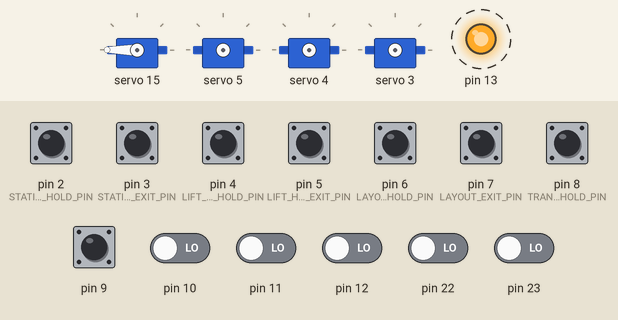
This sketch was run on a simulated Arduino Uno, built with avr-gcc and run on an emulated ATmega328P. Parts: 4 × servo, output pins drawn as LEDs (lit = HIGH). Dashed ring = blinking. The test bench sets the inputs (shaded band); at power-on: pin 2 (STATION_HOLD_PIN), pin 3 (STATION_EXIT_PIN), pin 4 (LIFT_HILL_HOLD_PIN), pin 5 (LIFT_HILL_EXIT_PIN), pin 6 (LAYOUT_HOLD_PIN), pin 7 (LAYOUT_EXIT_PIN), pin 8 (TRANSFER_TRACK_HOLD_PIN), pin 9 HIGH, pin 10–12, pin 22, pin 23 LOW. What the sketch prints to the serial monitor is not drawn.

Above: at 0.24 s.
At 4.9 s:
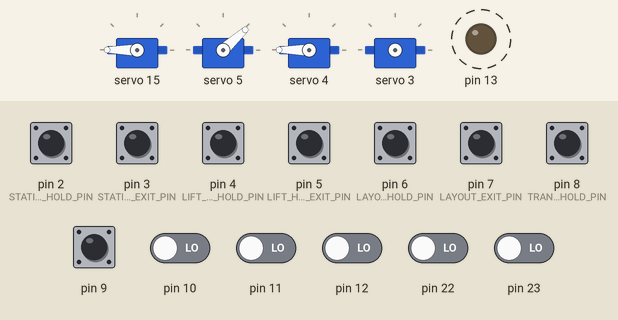
5.0 s: pin 3 (STATION_EXIT_PIN) pulled LOW for 0.15 s
Timing chart, 0 to 14.5 s (numbered marks = the images above; inputs shaded):
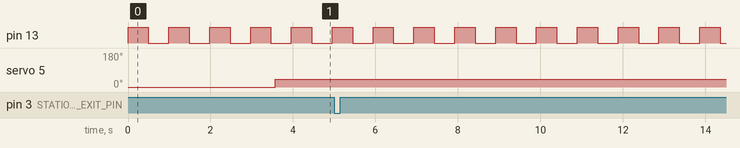

The sketch:

main.ino
```cpp
/*
 *******************************************************************************
 * @file main.ino
 * @author Michael Thompson (mthompsonkp11@gmail.com)
 * @date 13 October 2023
 *
 * @brief This file outlines the main loop for the bZones project.
 * @details bZones is a block zones project for model roller coasters designed
 * to run on an Richard Barry's version of free rtos running on an arduino uno.
 * @note Requires 'FreeRtos' by Richard Barry v 10.5.1
 *       Requires 'Adafruit PWM Servo Driver Libary' by Adafruit v 3.0.1
 *******************************************************************************
 */

#include <Arduino_FreeRTOS.h>
#include <Adafruit_PWMServoDriver.h>
#include "interfaces/IPinEvent.hpp"
#include "interfaces/ITask.hpp"
#include "blink.hpp"
#include "bZoneLayout.hpp"
#include "bZoneLiftHill.hpp"
#include "bZoneStation.hpp"
#include "bZoneTransferTrack.hpp"
#include "Constants.hpp"
#include "halReaderTask.hpp"

#define configMINIMAL_STACK_SIZE    ((unsigned short)32)
#define configMAX_PRIORITIES 10

namespace CONSTANTS = bzones::constants;

static bzones::tasks::Blink g_blinkTask;
static bzones::tasks::bZoneLayout g_bZoneLayout;
static bzones::tasks::bZoneLiftHill g_bZoneLiftHill;
static bzones::tasks::bZoneStation g_bZoneStation;
static bzones::tasks::bZoneTransferTrack g_bZoneTransferTrack;
static bzones::tasks::HalReaderTask g_halReaderTask;
static Adafruit_PWMServoDriver g_motorDriver;

static bzones::interfaces::IPinEvent* g_pinEventNotifiers[CONSTANTS::PIN_EVENT_NOTIFIERS_SIZE];

/**
 * @brief The interrupt triggered on pins 8-13.
 * @pre
 * @post
 * @return This function performs an operation and does not return a value.
 * @details
 */
void portBChangeInterrupt(
    void);

/**
 * @brief The interrupt triggered on pins 0-7.
 * @pre
 * @post
 * @return This function performs an operation and does not return a value.
 * @details
 */
void portDChangeInpterrupt(
    void);

/**
 * @brief Generically launches a task.
 * @pre
 * @post
 * @return This function performs an operation and does not return a value.
 * @details
 */
static void taskLauncher(
    void* _param);

void setup(
    void)
{
    Serial.begin(9600);
    while(!Serial);

    pinMode(13, OUTPUT);

    for(uint8_t i = 0; i < 10; i++)
    {
        pinMode(i, INPUT_PULLUP);
    }

    g_motorDriver.begin();
    g_motorDriver.setOscillatorFrequency(25000000);
    g_motorDriver.setPWMFreq(50);

    Serial.println("Starting...");

    g_blinkTask.init();
    xTaskCreate(
        taskLauncher,
        nullptr,
        CONSTANTS::BLINK_TASK_STACK_SIZE,
        &g_blinkTask,
        CONSTANTS::Priority::BLINK,
        nullptr);

    g_bZoneLiftHill.init(
        CONSTANTS::STATION_EXIT_PIN,
        CONSTANTS::LIFT_HILL_HOLD_PIN,
        CONSTANTS::LIFT_HILL_EXIT_PIN,
        &g_bZoneLayout,
        &g_motorDriver);
    xTaskCreate(
        taskLauncher,
        nullptr,
        CONSTANTS::LIFT_HILL_READER_TASK_STACK_SIZE,
        &g_bZoneLiftHill,
        CONSTANTS::Priority::LIFT_HILL,
        nullptr);
    g_pinEventNotifiers[0] = &g_bZoneLiftHill;

    g_bZoneLayout.init(
        CONSTANTS::LIFT_HILL_EXIT_PIN,
        CONSTANTS::LAYOUT_HOLD_PIN,
        CONSTANTS::LAYOUT_EXIT_PIN,
        &g_bZoneTransferTrack,
        &g_motorDriver);
    xTaskCreate(
        taskLauncher,
        nullptr,
        CONSTANTS::LAYOUT_TASK_STACK_SIZE,
        &g_bZoneLayout,
        CONSTANTS::Priority::LAYOUT,
        nullptr);
    g_pinEventNotifiers[1] = &g_bZoneLayout;

    g_bZoneTransferTrack.init(
        CONSTANTS::LAYOUT_EXIT_PIN,
        CONSTANTS::TRANSFER_TRACK_HOLD_PIN,
        CONSTANTS::TRANSFER_TRACK_EXIT_PIN,
        &g_bZoneStation,
        &g_motorDriver);
    xTaskCreate(
        taskLauncher,
        nullptr,
        CONSTANTS::TRANSFER_TRACK_STACK_SIZE,
        &g_bZoneTransferTrack,
        CONSTANTS::Priority::TRANFER_TRACK,
        nullptr);
    g_pinEventNotifiers[2] = &g_bZoneTransferTrack;

    g_bZoneStation.init(
        CONSTANTS::Pins::TRANSFER_TRACK_EXIT_PIN,
        CONSTANTS::Pins::STATION_HOLD_PIN,
        CONSTANTS::Pins::STATION_EXIT_PIN,
        &g_bZoneLiftHill,
        &g_motorDriver);
    xTaskCreate(
        taskLauncher,
        nullptr,
        CONSTANTS::STATION_TASK_STACK_SIZE,
        &g_bZoneStation,
        CONSTANTS::Priority::STATION,
        nullptr);
    g_pinEventNotifiers[3] = &g_bZoneStation;

    g_halReaderTask.init(
        0b00000011,
        0b11111111,
        g_pinEventNotifiers,
        CONSTANTS::PIN_EVENT_NOTIFIERS_SIZE);
    xTaskCreate(
        taskLauncher,
        nullptr,
        CONSTANTS::HAL_READER_TASK_STACK_SIZE,
        &g_halReaderTask,
        CONSTANTS::Priority::HAL_READER,
        nullptr);
}

void loop(
    void)
{
}

void taskLauncher(
    void* _param)
{
    bzones::interfaces::ITask* instance = reinterpret_cast<bzones::interfaces::ITask*>(_param);
    instance->run();
}
```

Constants.hpp
```cpp
/*
 *******************************************************************************
 * @file Constants.hpp
 * @author Michael Thompson (mthompsonkp11@gmail.com)
 * @date 14 October 2023
 *
 * @brief This file outlines all of the Constants used for the bZones project.
 * @details
 *
 *******************************************************************************
 */

#include <stdint.h>

#pragma once

namespace bzones
{
    namespace constants
    {
        /**
         * @brief The priorities of all tasks, higher number = more important.
         */
        enum Priority : uint8_t
        {
            BLINK = 0,
            TRANFER_TRACK,
            LAYOUT,
            LIFT_HILL,
            STATION,
            HAL_READER
        };

        /**
         * @brief The pin numbers for each of the sensors.
         */
        enum Pins : uint8_t
        {
            STATION_HOLD_PIN = 2,
            STATION_EXIT_PIN = 3,
            LIFT_HILL_HOLD_PIN = 4,
            LIFT_HILL_EXIT_PIN = 5,
            LAYOUT_HOLD_PIN = 6,
            LAYOUT_EXIT_PIN = 7,
            TRANSFER_TRACK_HOLD_PIN = 8,
            TRANSFER_TRACK_EXIT_PIN = 9
        };

        /**
         * @brief The size of the stack for the blink task.
         */
        const uint16_t BLINK_TASK_STACK_SIZE = 48;

        /**
         * @brief The stack size for the hal reader task.
         */
        const uint16_t HAL_READER_TASK_STACK_SIZE = 96;

        /**
         * @brief The size of the stack for the layout task.
         */
        const uint16_t LAYOUT_TASK_STACK_SIZE = 68;

        /**
         * @brief The stack size for the lift hill task.
         */
        const uint16_t LIFT_HILL_READER_TASK_STACK_SIZE = 68;

        /**
         * @brief The number of objects that subscribe to pin events.
        */
        const uint8_t PIN_EVENT_NOTIFIERS_SIZE = 4;

        /**
         * @brief The size of the stack for the station task.
         */
        const uint16_t STATION_TASK_STACK_SIZE = 68;

        /**
         * @brief The size of the stack for the transfer track task.
         */
        const uint16_t TRANSFER_TRACK_STACK_SIZE = 68;

    } // namespace contants
} // namespace bzones
```

bZoneLayout.cpp
```cpp
/*
 *******************************************************************************
 * @file bZoneLayout.cpp
 * @author Michael Thompson (mthompsonkp11@gmail.com)
 * @date 13 October 2023
 *
 * @brief This file outlines a block zone task for a layout.
 * @details
 *
 *******************************************************************************
 */

#include <Arduino.h>
#include "bZoneLayout.hpp"

namespace NS = bzones::tasks;

NS::bZoneLayout::bZoneLayout(
    void)
: m_currState(bzones::tasks::layoutStates::INIT),
  m_enterSensorPin(0),
  m_exitSensorPin(0),
  m_holdSensorPin(0),
  m_isEnterSensor(false),
  m_isExitSensor(false),
  m_isHoldSensor(false),
  m_isInitialized(false),
  m_isOccupied(true),
  m_motorDriver(nullptr),
  m_nextZone(nullptr)
{
}

void NS::bZoneLayout::init(
    uint8_t _enterSensorPin,
    uint8_t _holdSensorPin,
    uint8_t _exitSensorPin,
    bzones::interfaces::IBlockZone* _nextZone,
    Adafruit_PWMServoDriver* _motorDriver)
{
    m_enterSensorPin = _enterSensorPin;
    m_holdSensorPin = _holdSensorPin;
    m_exitSensorPin = _exitSensorPin;
    m_nextZone = _nextZone;
    m_motorDriver = _motorDriver;

    m_isInitialized = true;
}

bool NS::bZoneLayout::isOccupied(
    void)
{
    return m_isOccupied;
}

void NS::bZoneLayout::pinEvent(
    uint8_t _pin,
    uint8_t _state)
{
    if(_pin == m_enterSensorPin
        && _state == 0)
    {
        m_isEnterSensor = true;
    }
    else if(_pin == m_holdSensorPin
        && _state == 0)
    {
        m_isHoldSensor = true;
    }
    else if(_pin == m_exitSensorPin
        && _state == 0)
    {
        m_isExitSensor = true;
    }
}

void NS::bZoneLayout::run(
    void)
{
    while(true)
    {
        switch(m_currState)
        {
            case layoutStates::INIT:
            {
                m_currState = layoutStates::WAITING_FOR_NEXT_ZONE_CLEAR;
            }
            break;

            case layoutStates::WAITING_FOR_ENTER_SENSOR:
            {
                if(m_isEnterSensor)
                {
                    m_isOccupied = true;
                    m_currState = layoutStates::WAITING_FOR_HOLD_SENSOR;
                    m_isHoldSensor = false;
                    m_isExitSensor = false;
                }
            }
            break;

            case layoutStates::WAITING_FOR_HOLD_SENSOR:
            {
                if(m_isHoldSensor)
                {
                    m_currState = layoutStates::WAITING_FOR_NEXT_ZONE_CLEAR;
                    m_isExitSensor = false;
                }
            }
            break;

            case layoutStates::WAITING_FOR_NEXT_ZONE_CLEAR:
            {
                if(!m_nextZone->isOccupied())
                {
                    m_motorDriver->setPWM(
                        2,
                        0,
                        4095);
                    m_currState = layoutStates::WAITING_FOR_EXIT_SENSOR;
                }
            }
            break;

            case layoutStates::WAITING_FOR_EXIT_SENSOR:
            {
                if(m_isExitSensor)
                {
                    vTaskDelay(1500 / portTICK_PERIOD_MS);
                    m_motorDriver->setPWM(
                        2,
                        0,
                        0);
                    m_currState = layoutStates::RESET;
                }
            }
            break;

            case layoutStates::RESET:
            {
                m_isOccupied = false;
                m_isEnterSensor = false;
                m_isHoldSensor = false;
                m_isExitSensor = false;

                m_currState = layoutStates::WAITING_FOR_ENTER_SENSOR;
            }
            break;
        }

        vTaskDelay(100 / portTICK_PERIOD_MS);
    }
}
```

bZoneLayout.hpp
```cpp
/*
 *******************************************************************************
 * @file bZoneLayout.hpp
 * @author Michael Thompson (mthompsonkp11@gmail.com)
 * @date 14 October 2023
 *
 * @brief This file outlines a block zone task for the layout.
 * @details
 *
 *******************************************************************************
 */

#include <Arduino_FreeRTOS.h>
#include <Arduino.h>
#include <Adafruit_PWMServoDriver.h>
#include "interfaces/IBlockZone.hpp"
#include "interfaces/IPinEvent.hpp"
#include "interfaces/ITask.hpp"

#pragma once

namespace bzones
{
    namespace tasks
    {
        namespace layoutStates
        {
            enum LayoutStates : uint8_t
            {
                INIT = 0,
                WAITING_FOR_ENTER_SENSOR = 1,
                WAITING_FOR_HOLD_SENSOR = 2,
                WAITING_FOR_NEXT_ZONE_CLEAR = 3,
                WAITING_FOR_EXIT_SENSOR = 4,
                RESET
            };
        } // namespace layoutStates

        class bZoneLayout:
            public bzones::interfaces::ITask,
            public bzones::interfaces::IBlockZone,
            public bzones::interfaces::IPinEvent
        {
            private:
                /**
                 * @brief The current state of this task.
                 */
                layoutStates::LayoutStates m_currState;

                /**
                 * @brief The pin number for the senterSensor
                 */
                uint8_t m_enterSensorPin;

                /**
                 * @brief The pin number for the exit sensor pin.
                 */
                uint8_t m_exitSensorPin;

                /**
                 * @brief The pin number for the hold sensor pin.
                 */
                uint8_t m_holdSensorPin;

                /**
                 * @brief A flag to inidicate of the enter sensor has been
                 * triggered.
                 */
                bool m_isEnterSensor;

                /**
                 * @brief A flag to indicate if the exit sensor has been
                 * triggered
                 */
                bool m_isExitSensor;

                /**
                 * @brief A flag to indicate if the position sensor has been
                 * triggered.
                 */
                bool m_isHoldSensor;

                /**
                 * @brief A flag to indicate that this object has been
                 * initialized.
                 */
                bool m_isInitialized;

                /**
                 * @brief A flag that keeps track of if this block zone is
                 * occupied.
                 */
                bool m_isOccupied;

                /**
                 * @brief The motor driver used to control all motors on the
                 * system.
                 */
                Adafruit_PWMServoDriver* m_motorDriver;

                /**
                 * @brief A pointer to the next block zone used to know if this
                 * one is clear or not.
                 */
                bzones::interfaces::IBlockZone* m_nextZone;

            public:
                /**
                 * @brief Empty constructor.
                 * @pre
                 * @post
                 * @return This method performs an operation and does not return
                 * a value.
                 * @details
                 */
                bZoneLayout(
                    void);

                /**
                 * @brief Initializes this object.
                 * @pre
                 * @post
                 * @param[in] _enterSensorPin The pin number for the enter
                 * sensor.
                 * @param[in] _holdSensorPin The pin number for the hold sensor.
                 * @param[in] _exitSensorPin The pin number for the exit sensor.
                 * @param[in] _nextZone The next block zone, used to know if it
                 * is safe to dispatch.
                 * @param[in] _motorDriver The motor driver used to control all
                 * motors on the system.
                 * @return This method performs an operation and does not return
                 * a value.
                 * @details
                 */
                void init(
                    uint8_t _enterSensorPin,
                    uint8_t _holdSensorPin,
                    uint8_t _exitSensorPin,
                    bzones::interfaces::IBlockZone* _nextZone,
                    Adafruit_PWMServoDriver* _motorDriver);

                /**
                 * @brief Tells the user if this block zone is occupied.
                 * @pre
                 * @post
                 * @return True if this block zone has a train in it, false
                 * otherwise.
                 * @details
                 */
                bool isOccupied(
                    void) override;

                /**
                 * @brief Tells the user if that a pin event occurred.
                 * @pre
                 * @post
                 * @param[in] _pin The number of the pin that the event occurred
                 * for.
                 * @param[in] _state The state of the pin 0 is low, 1 is high.
                 * @return True if this block zone has a train in it, false
                 * otherwise.
                 * @details
                 */
                void pinEvent(
                    uint8_t _pin,
                    uint8_t _state) override;

                /**
                 * @brief Runs this object's task.
                 * @pre This object has been initialized.
                 * @post
                 * @return This method performs an operation and does not return
                 * a value.
                 * @details
                 */
                void run(
                    void) override;
        };
    } // namespace tasks
} // namespace bzones
```

blink.cpp
```cpp
/*
 *******************************************************************************
 * @file Blink.hpp
 * @author Michael Thompson (mthompsonkp11@gmail.com)
 * @date 13 October 2023
 *
 * @brief This file implements a concrete task that blinks an led.
 * @details
 *
 *******************************************************************************
 */

#include <Arduino.h>
#include "blink.hpp"

namespace NS = bzones::tasks;

NS::Blink::Blink(
    void)
: m_isInitialized(false)
{

}

void NS::Blink::init(
    void)
{
    m_isInitialized = true;
}

void NS::Blink::run(
    void)
{
    while(true)
    {
        digitalWrite(13, HIGH);
        vTaskDelay(500 / portTICK_PERIOD_MS);
        digitalWrite(13, LOW);
        vTaskDelay(500 / portTICK_PERIOD_MS);
    }
}
```

Source omitted: bZoneLiftHill.cpp (4129 bytes), bZoneLiftHill.hpp (5913 bytes), bZoneStation.cpp (4534 bytes), bZoneStation.hpp (5987 bytes), bZoneTransferTrack.cpp (4200 bytes), bZoneTransferTrack.hpp (6000 bytes), blink.hpp (1879 bytes), IBlockZone.hpp (1109 bytes), IPinEvent.hpp (1382 bytes), ITask.hpp (1074 bytes), halReaderTask.cpp (2278 bytes), halReaderTask.hpp (3947 bytes)

Measured:
- by itself, pin 13: alternates HIGH for 0.50 s and LOW for 0.50 s
